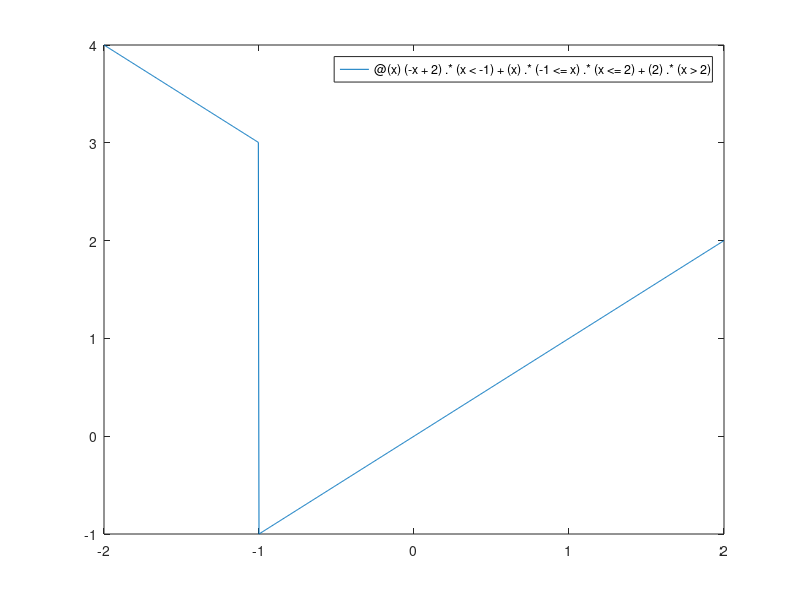

Here is the MATLAB script that generated this plot:
% Octave Script
% Title			    :funcion real de variables real
% Description		:Script para recordar funciones reales
% Author		    :fernando angel garcia hernandez
% Date		    	:27/10/2021
% Version		    :1
% Usage			    :octave
%               :https://octaveintro.readthedocs.io/en/latest/index.html

%funcion trozos
%si f:D?I | f(x)=(-x+2 si x<-1)(x si -1<=x<=2)(2 si x>2)
f=@(x)(-x+2).*(x<-1)+(x).*(-1<=x).*(x<=2)+(2).*(x>2);
f(-1)
f(5)
f(6)
%estudia la continuidad de f
f(3)
f(5)
fplot(@(x)(-x+2).*(x<-1)+(x).*(-1<=x).*(x<=2)+(2).*(x>2),[-2,2])
